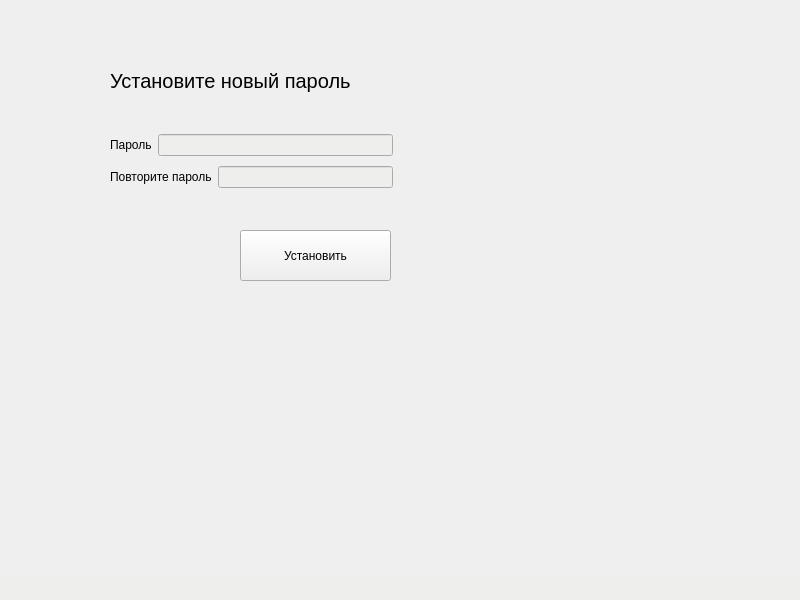
<?xml version="1.0" encoding="UTF-8"?>
<ui version="4.0">
 <class>Newpass</class>
 <widget class="QMainWindow" name="Newpass">
  <property name="geometry">
   <rect>
    <x>0</x>
    <y>0</y>
    <width>800</width>
    <height>600</height>
   </rect>
  </property>
  <property name="windowTitle">
   <string>MainWindow</string>
  </property>
  <widget class="QWidget" name="centralwidget">
   <widget class="QLabel" name="label_3">
    <property name="geometry">
     <rect>
      <x>110</x>
      <y>60</y>
      <width>251</width>
      <height>41</height>
     </rect>
    </property>
    <property name="styleSheet">
     <string notr="true">font-size:20px</string>
    </property>
    <property name="text">
     <string>Установите новый пароль</string>
    </property>
   </widget>
   <widget class="QWidget" name="layoutWidget">
    <property name="geometry">
     <rect>
      <x>110</x>
      <y>130</y>
      <width>283</width>
      <height>62</height>
     </rect>
    </property>
    <layout class="QVBoxLayout" name="verticalLayout">
     <item>
      <layout class="QHBoxLayout" name="horizontalLayout">
       <item>
        <widget class="QLabel" name="label">
         <property name="text">
          <string>Пароль</string>
         </property>
        </widget>
       </item>
       <item>
        <widget class="QLineEdit" name="pass">
         <property name="styleSheet">
          <string notr="true">background: rgb(238, 238, 236);</string>
         </property>
        </widget>
       </item>
      </layout>
     </item>
     <item>
      <layout class="QHBoxLayout" name="horizontalLayout_2">
       <item>
        <widget class="QLabel" name="label_2">
         <property name="text">
          <string>Повторите пароль</string>
         </property>
        </widget>
       </item>
       <item>
        <widget class="QLineEdit" name="control_pass">
         <property name="styleSheet">
          <string notr="true">background: rgb(238, 238, 236);</string>
         </property>
        </widget>
       </item>
      </layout>
     </item>
    </layout>
   </widget>
   <widget class="QPushButton" name="pushButton">
    <property name="geometry">
     <rect>
      <x>240</x>
      <y>230</y>
      <width>151</width>
      <height>51</height>
     </rect>
    </property>
    <property name="text">
     <string>Установить</string>
    </property>
   </widget>
  </widget>
  <widget class="QMenuBar" name="menubar">
   <property name="geometry">
    <rect>
     <x>0</x>
     <y>0</y>
     <width>800</width>
     <height>22</height>
    </rect>
   </property>
  </widget>
  <widget class="QStatusBar" name="statusbar">
   <property name="styleSheet">
    <string notr="true">background: rgb(238, 238, 236);</string>
   </property>
  </widget>
 </widget>
 <resources/>
 <connections/>
</ui>
